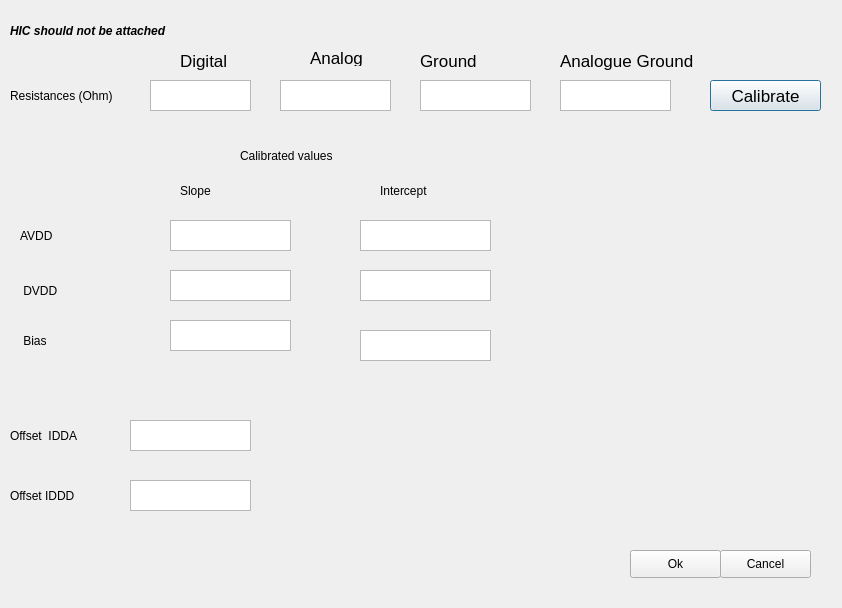
<?xml version="1.0" encoding="UTF-8"?>
<ui version="4.0">
 <class>Calibrationpb</class>
 <widget class="QDialog" name="Calibrationpb">
  <property name="geometry">
   <rect>
    <x>0</x>
    <y>0</y>
    <width>842</width>
    <height>608</height>
   </rect>
  </property>
  <property name="windowTitle">
   <string>Dialog</string>
  </property>
  <widget class="QLabel" name="label">
   <property name="geometry">
    <rect>
     <x>310</x>
     <y>50</y>
     <width>71</width>
     <height>16</height>
    </rect>
   </property>
   <property name="font">
    <font>
     <pointsize>13</pointsize>
    </font>
   </property>
   <property name="text">
    <string>Analog</string>
   </property>
  </widget>
  <widget class="QLabel" name="label_2">
   <property name="geometry">
    <rect>
     <x>180</x>
     <y>50</y>
     <width>81</width>
     <height>21</height>
    </rect>
   </property>
   <property name="font">
    <font>
     <pointsize>13</pointsize>
    </font>
   </property>
   <property name="text">
    <string>Digital</string>
   </property>
  </widget>
  <widget class="QLabel" name="ground1">
   <property name="geometry">
    <rect>
     <x>420</x>
     <y>50</y>
     <width>141</width>
     <height>21</height>
    </rect>
   </property>
   <property name="font">
    <font>
     <pointsize>13</pointsize>
    </font>
   </property>
   <property name="text">
    <string>Ground</string>
   </property>
  </widget>
  <widget class="QPushButton" name="calibrate">
   <property name="geometry">
    <rect>
     <x>710</x>
     <y>80</y>
     <width>111</width>
     <height>31</height>
    </rect>
   </property>
   <property name="font">
    <font>
     <pointsize>13</pointsize>
    </font>
   </property>
   <property name="text">
    <string>Calibrate</string>
   </property>
  </widget>
  <widget class="QTextEdit" name="dcal">
   <property name="geometry">
    <rect>
     <x>150</x>
     <y>80</y>
     <width>101</width>
     <height>31</height>
    </rect>
   </property>
  </widget>
  <widget class="QTextEdit" name="acal">
   <property name="geometry">
    <rect>
     <x>280</x>
     <y>80</y>
     <width>111</width>
     <height>31</height>
    </rect>
   </property>
  </widget>
  <widget class="QTextEdit" name="dgndcal">
   <property name="geometry">
    <rect>
     <x>420</x>
     <y>80</y>
     <width>111</width>
     <height>31</height>
    </rect>
   </property>
  </widget>
  <widget class="QTextEdit" name="savdd">
   <property name="geometry">
    <rect>
     <x>170</x>
     <y>220</y>
     <width>121</width>
     <height>31</height>
    </rect>
   </property>
  </widget>
  <widget class="QTextEdit" name="sdvdd">
   <property name="geometry">
    <rect>
     <x>170</x>
     <y>270</y>
     <width>121</width>
     <height>31</height>
    </rect>
   </property>
  </widget>
  <widget class="QTextEdit" name="sbias">
   <property name="geometry">
    <rect>
     <x>170</x>
     <y>320</y>
     <width>121</width>
     <height>31</height>
    </rect>
   </property>
  </widget>
  <widget class="QPushButton" name="cancel">
   <property name="geometry">
    <rect>
     <x>720</x>
     <y>550</y>
     <width>91</width>
     <height>28</height>
    </rect>
   </property>
   <property name="text">
    <string>Cancel</string>
   </property>
  </widget>
  <widget class="QPushButton" name="ok">
   <property name="geometry">
    <rect>
     <x>630</x>
     <y>550</y>
     <width>91</width>
     <height>28</height>
    </rect>
   </property>
   <property name="text">
    <string>Ok</string>
   </property>
  </widget>
  <widget class="QLabel" name="label_4">
   <property name="geometry">
    <rect>
     <x>20</x>
     <y>220</y>
     <width>101</width>
     <height>31</height>
    </rect>
   </property>
   <property name="text">
    <string>AVDD</string>
   </property>
  </widget>
  <widget class="QLabel" name="label_5">
   <property name="geometry">
    <rect>
     <x>20</x>
     <y>280</y>
     <width>91</width>
     <height>21</height>
    </rect>
   </property>
   <property name="text">
    <string> DVDD</string>
   </property>
  </widget>
  <widget class="QLabel" name="label_6">
   <property name="geometry">
    <rect>
     <x>20</x>
     <y>330</y>
     <width>101</width>
     <height>21</height>
    </rect>
   </property>
   <property name="text">
    <string> Bias</string>
   </property>
  </widget>
  <widget class="QLabel" name="label_7">
   <property name="geometry">
    <rect>
     <x>180</x>
     <y>180</y>
     <width>111</width>
     <height>21</height>
    </rect>
   </property>
   <property name="text">
    <string>Slope</string>
   </property>
  </widget>
  <widget class="QLabel" name="label_8">
   <property name="geometry">
    <rect>
     <x>380</x>
     <y>180</y>
     <width>81</width>
     <height>21</height>
    </rect>
   </property>
   <property name="text">
    <string>Intercept</string>
   </property>
  </widget>
  <widget class="QTextEdit" name="iavdd">
   <property name="geometry">
    <rect>
     <x>360</x>
     <y>220</y>
     <width>131</width>
     <height>31</height>
    </rect>
   </property>
  </widget>
  <widget class="QTextEdit" name="idvdd">
   <property name="geometry">
    <rect>
     <x>360</x>
     <y>270</y>
     <width>131</width>
     <height>31</height>
    </rect>
   </property>
  </widget>
  <widget class="QTextEdit" name="ibias">
   <property name="geometry">
    <rect>
     <x>360</x>
     <y>330</y>
     <width>131</width>
     <height>31</height>
    </rect>
   </property>
  </widget>
  <widget class="QLabel" name="label_10">
   <property name="geometry">
    <rect>
     <x>240</x>
     <y>140</y>
     <width>151</width>
     <height>31</height>
    </rect>
   </property>
   <property name="text">
    <string>Calibrated values</string>
   </property>
  </widget>
  <widget class="QLabel" name="label_9">
   <property name="geometry">
    <rect>
     <x>10</x>
     <y>80</y>
     <width>121</width>
     <height>31</height>
    </rect>
   </property>
   <property name="text">
    <string>Resistances (Ohm)</string>
   </property>
  </widget>
  <widget class="QLabel" name="label_11">
   <property name="geometry">
    <rect>
     <x>10</x>
     <y>420</y>
     <width>91</width>
     <height>31</height>
    </rect>
   </property>
   <property name="text">
    <string>Offset  IDDA</string>
   </property>
  </widget>
  <widget class="QLabel" name="label_12">
   <property name="geometry">
    <rect>
     <x>10</x>
     <y>480</y>
     <width>91</width>
     <height>31</height>
    </rect>
   </property>
   <property name="text">
    <string>Offset IDDD</string>
   </property>
  </widget>
  <widget class="QTextEdit" name="offsetia">
   <property name="geometry">
    <rect>
     <x>130</x>
     <y>420</y>
     <width>121</width>
     <height>31</height>
    </rect>
   </property>
  </widget>
  <widget class="QTextEdit" name="offsetid">
   <property name="geometry">
    <rect>
     <x>130</x>
     <y>480</y>
     <width>121</width>
     <height>31</height>
    </rect>
   </property>
  </widget>
  <widget class="QLabel" name="label_14">
   <property name="geometry">
    <rect>
     <x>10</x>
     <y>10</y>
     <width>181</width>
     <height>41</height>
    </rect>
   </property>
   <property name="font">
    <font>
     <weight>75</weight>
     <italic>true</italic>
     <bold>true</bold>
    </font>
   </property>
   <property name="text">
    <string>HIC should not be attached</string>
   </property>
  </widget>
  <widget class="QLabel" name="ground2">
   <property name="geometry">
    <rect>
     <x>560</x>
     <y>50</y>
     <width>141</width>
     <height>21</height>
    </rect>
   </property>
   <property name="font">
    <font>
     <pointsize>13</pointsize>
    </font>
   </property>
   <property name="text">
    <string>Analogue Ground</string>
   </property>
  </widget>
  <widget class="QTextEdit" name="agndcal">
   <property name="geometry">
    <rect>
     <x>560</x>
     <y>80</y>
     <width>111</width>
     <height>31</height>
    </rect>
   </property>
  </widget>
 </widget>
 <resources/>
 <connections/>
</ui>
